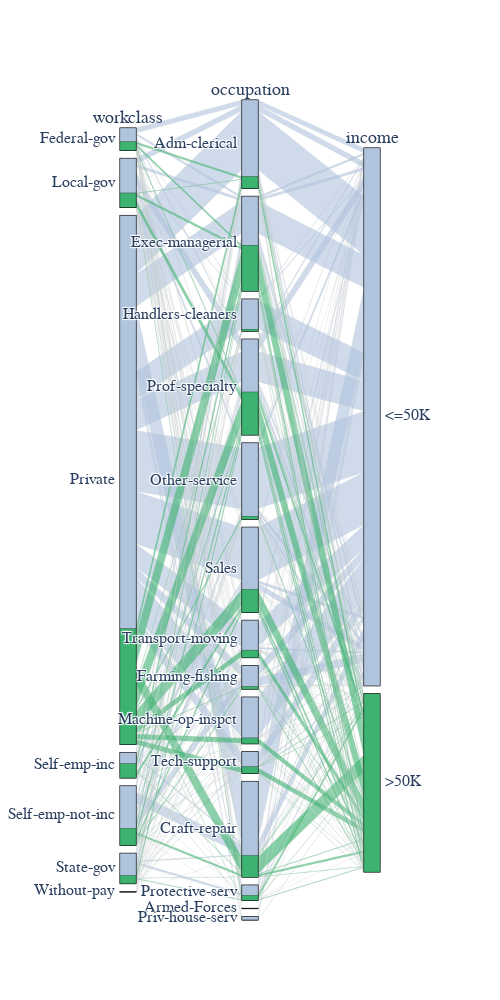

Here is the notebook cell this chart was saved with:
### Markdown cell above
在第一个可视化，我们使用平行坐标图，展示职业（occupation）和雇主类型（workclass）对收入的影响。
- 采用的数据类型：职业（occupation）、雇主类型（workclass）、收入（income）。
- 选择此可视化和数据的原因：职业和雇主类型是和收入最直接相关的信息，希望能揭示他们之间的关系，确定目标人群的职业。
- 预期：高技能要求的职业和管理职业应该会比其他职业收入高。政府雇员和私企哪个收入高是很有意思的一点

### Code cell
import plotly.express as px
import plotly.graph_objects as go

paracate_df = adult_df.copy()

rendered_columns = [
# "age_bin",  # 年龄, int  转离散
"workclass",  # 雇主类型、雇佣类型，离散
# "fnlwgt", #人口普查员认为观测值的人数，int
# "education",  # 教育程度，离散
# "education-num", # 受教育年限，int， 转离散
# "edu_years_bin",
# "marital-status",  # 婚姻状况，离散
"occupation",  # 职业，离散
# "relationship",  #家庭角色，离散
# "race",  # 种族， 离散
# "sex", # 性别， 离散
# "capital-gain", # 资本收益， 数值
# "capital-loss", # 资本损失， 数值
# "hours-per-week", # 每周工作时间， int  转离散
# "work_hour_bin",
# "native-country", # 原生国籍，离散 
"income" # 收入是否大于50K， 布尔
]

continuous_cols = [
"age",  # 年龄, int  转离散
"education-num", # 受教育年限，int， 转离散
"hours-per-week", # 每周工作时间， int  转离散
]

paracate_df["income>50K"] = np.where(paracate_df["income"] == ' <=50K', 0, 1)
# display(df.head())

# dims
workclass_dim = go.parcats.Dimension(
    values=paracate_df['workclass'],
    categoryorder='category ascending', label="workclass"
)
occupation_dim = go.parcats.Dimension(values=paracate_df['occupation'], label="occupation")
income_dim = go.parcats.Dimension(values=paracate_df['income'], label="income")

# line color
color = paracate_df.income;
color_map = paracate_df.income.map({'<=50K': 'lightsteelblue', '>50K':'mediumseagreen'})
colorscale = [['<=50K', 'lightsteelblue'], ['>50K', 'mediumseagreen']];

# draw
fig = go.Figure(data = [go.Parcats(dimensions=[workclass_dim, occupation_dim, income_dim],
        line={'color': color_map},
        hoveron='color', hoverinfo='count+probability',
        labelfont={'size': 18, 'family': 'Times'},
        tickfont={'size': 16, 'family': 'Times'},
        arrangement='freeform')])

# fig = px.parallel_categories(data_frame=df.head(10000), dimensions=rendered_columns, color="education-num")

# fig = px.parallel_categories(data_frame=df.head(100), dimensions=rendered_columns, color='age')

fig.update_layout(
    height=1000,
    width=500
)

fig.show()

# 移动到图上，可以看到统计数据

### Figure 1 — Plotly figure (JSON) as saved in the notebook; plotly's stock layout.template omitted (floating-point values rounded to 4 significant figures; data arrays with more than 128 entries replaced by an {"elided": "..."} marker saying what was removed)
{"data": [{"arrangement": "freeform", "dimensions": [{"categoryorder": "category ascending", "label": "workclass", "values": {"elided": "30162 str values"}}, {"label": "occupation", "values": {"elided": "30162 str values"}}, {"label": "income", "values": {"elided": "30162 str values"}}], "hoverinfo": "count+probability", "hoveron": "color", "labelfont": {"family": "Times", "size": 18}, "line": {"color": {"elided": "30162 str values"}}, "tickfont": {"family": "Times", "size": 16}, "type": "parcats"}], "layout": {"height": 1000, "width": 500}}
